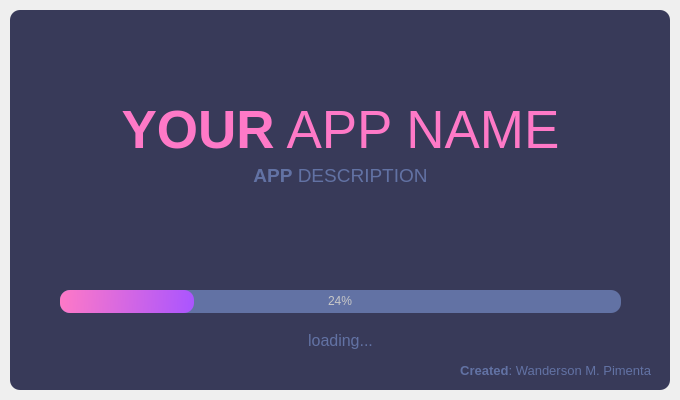
<?xml version="1.0" encoding="UTF-8"?>
<ui version="4.0">
 <class>SplashScreen</class>
 <widget class="QMainWindow" name="SplashScreen">
  <property name="geometry">
   <rect>
    <x>0</x>
    <y>0</y>
    <width>680</width>
    <height>400</height>
   </rect>
  </property>
  <property name="windowTitle">
   <string>MainWindow</string>
  </property>
  <widget class="QWidget" name="centralwidget">
   <layout class="QVBoxLayout" name="verticalLayout">
    <property name="spacing">
     <number>0</number>
    </property>
    <property name="leftMargin">
     <number>10</number>
    </property>
    <property name="topMargin">
     <number>10</number>
    </property>
    <property name="rightMargin">
     <number>10</number>
    </property>
    <property name="bottomMargin">
     <number>10</number>
    </property>
    <item>
     <widget class="QFrame" name="dropShadowFrame">
      <property name="styleSheet">
       <string notr="true">QFrame {	
	background-color: rgb(56, 58, 89);	
	color: rgb(220, 220, 220);
	border-radius: 10px;
}</string>
      </property>
      <property name="frameShape">
       <enum>QFrame::StyledPanel</enum>
      </property>
      <property name="frameShadow">
       <enum>QFrame::Raised</enum>
      </property>
      <widget class="QLabel" name="label_title">
       <property name="geometry">
        <rect>
         <x>0</x>
         <y>90</y>
         <width>661</width>
         <height>61</height>
        </rect>
       </property>
       <property name="font">
        <font>
         <family>Segoe UI</family>
         <pointsize>40</pointsize>
        </font>
       </property>
       <property name="styleSheet">
        <string notr="true">color: rgb(254, 121, 199);</string>
       </property>
       <property name="text">
        <string>&lt;strong&gt;YOUR&lt;/strong&gt; APP NAME</string>
       </property>
       <property name="alignment">
        <set>Qt::AlignCenter</set>
       </property>
      </widget>
      <widget class="QLabel" name="label_description">
       <property name="geometry">
        <rect>
         <x>0</x>
         <y>150</y>
         <width>661</width>
         <height>31</height>
        </rect>
       </property>
       <property name="font">
        <font>
         <family>Segoe UI</family>
         <pointsize>14</pointsize>
        </font>
       </property>
       <property name="styleSheet">
        <string notr="true">color: rgb(98, 114, 164);</string>
       </property>
       <property name="text">
        <string>&lt;strong&gt;APP&lt;/strong&gt; DESCRIPTION</string>
       </property>
       <property name="alignment">
        <set>Qt::AlignCenter</set>
       </property>
      </widget>
      <widget class="QProgressBar" name="progressBar">
       <property name="geometry">
        <rect>
         <x>50</x>
         <y>280</y>
         <width>561</width>
         <height>23</height>
        </rect>
       </property>
       <property name="styleSheet">
        <string notr="true">QProgressBar {
	
	background-color: rgb(98, 114, 164);
	color: rgb(200, 200, 200);
	border-style: none;
	border-radius: 10px;
	text-align: center;
}
QProgressBar::chunk{
	border-radius: 10px;
	background-color: qlineargradient(spread:pad, x1:0, y1:0.511364, x2:1, y2:0.523, stop:0 rgba(254, 121, 199, 255), stop:1 rgba(170, 85, 255, 255));
}</string>
       </property>
       <property name="value">
        <number>24</number>
       </property>
      </widget>
      <widget class="QLabel" name="label_loading">
       <property name="geometry">
        <rect>
         <x>0</x>
         <y>320</y>
         <width>661</width>
         <height>21</height>
        </rect>
       </property>
       <property name="font">
        <font>
         <family>Segoe UI</family>
         <pointsize>12</pointsize>
        </font>
       </property>
       <property name="styleSheet">
        <string notr="true">color: rgb(98, 114, 164);</string>
       </property>
       <property name="text">
        <string>loading...</string>
       </property>
       <property name="alignment">
        <set>Qt::AlignCenter</set>
       </property>
      </widget>
      <widget class="QLabel" name="label_credits">
       <property name="geometry">
        <rect>
         <x>20</x>
         <y>350</y>
         <width>621</width>
         <height>21</height>
        </rect>
       </property>
       <property name="font">
        <font>
         <family>Segoe UI</family>
         <pointsize>10</pointsize>
        </font>
       </property>
       <property name="styleSheet">
        <string notr="true">color: rgb(98, 114, 164);</string>
       </property>
       <property name="text">
        <string>&lt;strong&gt;Created&lt;/strong&gt;: Wanderson M. Pimenta</string>
       </property>
       <property name="alignment">
        <set>Qt::AlignRight|Qt::AlignTrailing|Qt::AlignVCenter</set>
       </property>
      </widget>
     </widget>
    </item>
   </layout>
  </widget>
 </widget>
 <resources/>
 <connections/>
</ui>
